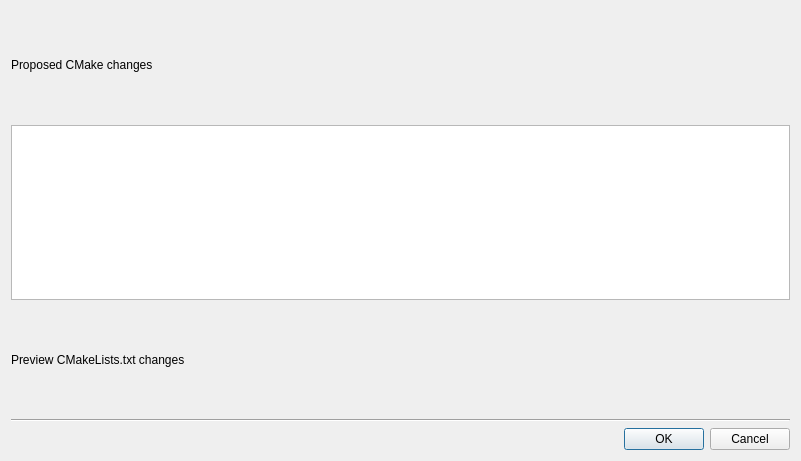
<?xml version="1.0" encoding="UTF-8"?>
<ui version="4.0">
 <class>CMakeAddDialog</class>
 <widget class="QDialog" name="CMakeAddDialog">
  <property name="geometry">
   <rect>
    <x>0</x>
    <y>0</y>
    <width>801</width>
    <height>461</height>
   </rect>
  </property>
  <property name="windowTitle">
   <string>Add to CMakeLists.txt</string>
  </property>
  <layout class="QVBoxLayout" name="verticalLayout">
   <item>
    <widget class="QLabel" name="label">
     <property name="text">
      <string>Proposed CMake changes</string>
     </property>
    </widget>
   </item>
   <item>
    <widget class="QTableView" name="tableView">
     <property name="maximumSize">
      <size>
       <width>16777215</width>
       <height>175</height>
      </size>
     </property>
     <property name="editTriggers">
      <set>QAbstractItemView::NoEditTriggers</set>
     </property>
     <property name="selectionBehavior">
      <enum>QAbstractItemView::SelectRows</enum>
     </property>
     <attribute name="verticalHeaderVisible">
      <bool>false</bool>
     </attribute>
    </widget>
   </item>
   <item>
    <widget class="QLabel" name="label_2">
     <property name="text">
      <string>Preview CMakeLists.txt changes</string>
     </property>
    </widget>
   </item>
   <item>
    <widget class="Line" name="line">
     <property name="orientation">
      <enum>Qt::Horizontal</enum>
     </property>
    </widget>
   </item>
   <item>
    <widget class="QDialogButtonBox" name="buttonBox">
     <property name="orientation">
      <enum>Qt::Horizontal</enum>
     </property>
     <property name="standardButtons">
      <set>QDialogButtonBox::Cancel|QDialogButtonBox::Ok</set>
     </property>
    </widget>
   </item>
  </layout>
 </widget>
 <resources/>
 <connections>
  <connection>
   <sender>buttonBox</sender>
   <signal>accepted()</signal>
   <receiver>CMakeAddDialog</receiver>
   <slot>accept()</slot>
   <hints>
    <hint type="sourcelabel">
     <x>248</x>
     <y>254</y>
    </hint>
    <hint type="destinationlabel">
     <x>157</x>
     <y>274</y>
    </hint>
   </hints>
  </connection>
  <connection>
   <sender>buttonBox</sender>
   <signal>rejected()</signal>
   <receiver>CMakeAddDialog</receiver>
   <slot>reject()</slot>
   <hints>
    <hint type="sourcelabel">
     <x>316</x>
     <y>260</y>
    </hint>
    <hint type="destinationlabel">
     <x>286</x>
     <y>274</y>
    </hint>
   </hints>
  </connection>
 </connections>
</ui>
